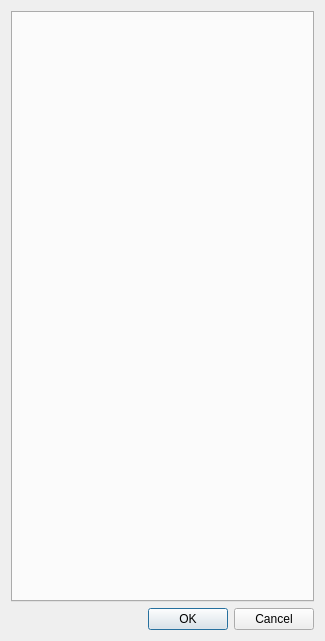
<?xml version="1.0" encoding="UTF-8"?>
<ui version="4.0">
 <class>SolversSettingsDialog</class>
 <widget class="QDialog" name="SolversSettingsDialog">
  <property name="geometry">
   <rect>
    <x>0</x>
    <y>0</y>
    <width>325</width>
    <height>641</height>
   </rect>
  </property>
  <property name="windowTitle">
   <string>Solvers settings</string>
  </property>
  <layout class="QVBoxLayout" name="verticalLayout">
   <item>
    <widget class="QTabWidget" name="tabWidget">
     <property name="currentIndex">
      <number>-1</number>
     </property>
    </widget>
   </item>
   <item>
    <widget class="QDialogButtonBox" name="buttonBox">
     <property name="orientation">
      <enum>Qt::Horizontal</enum>
     </property>
     <property name="standardButtons">
      <set>QDialogButtonBox::Cancel|QDialogButtonBox::Ok</set>
     </property>
    </widget>
   </item>
  </layout>
 </widget>
 <resources/>
 <connections>
  <connection>
   <sender>buttonBox</sender>
   <signal>accepted()</signal>
   <receiver>SolversSettingsDialog</receiver>
   <slot>accept()</slot>
   <hints>
    <hint type="sourcelabel">
     <x>248</x>
     <y>254</y>
    </hint>
    <hint type="destinationlabel">
     <x>157</x>
     <y>274</y>
    </hint>
   </hints>
  </connection>
  <connection>
   <sender>buttonBox</sender>
   <signal>rejected()</signal>
   <receiver>SolversSettingsDialog</receiver>
   <slot>reject()</slot>
   <hints>
    <hint type="sourcelabel">
     <x>316</x>
     <y>260</y>
    </hint>
    <hint type="destinationlabel">
     <x>286</x>
     <y>274</y>
    </hint>
   </hints>
  </connection>
 </connections>
</ui>
